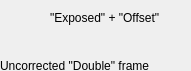
     <widget class="caFrame" name="caframe_9">
      <property name="geometry">
       <rect>
        <x>260</x>
        <y>50</y>
        <width>191</width>
        <height>71</height>
       </rect>
      </property>
      <property name="visibility">
       <enum>caFrame::Calc</enum>
      </property>
      <property name="visibilityCalc">
       <string notr="true">(A==1)</string>
      </property>
      <property name="channel" stdset="0">
       <string notr="true">$(P)$(R)DoubleMode</string>
      </property>
      <property name="channelB">
       <string notr="true"/>
      </property>
      <widget class="caGraphics" name="cagraphics_25">
       <property name="geometry">
        <rect>
         <x>10</x>
         <y>10</y>
         <width>41</width>
         <height>21</height>
        </rect>
       </property>
       <property name="foreground">
        <color>
         <red>180</red>
         <green>180</green>
         <blue>180</blue>
        </color>
       </property>
       <property name="fillstyle" stdset="0">
        <enum>caGraphics::Filled</enum>
       </property>
       <property name="lineSize">
        <number>2</number>
       </property>
       <property name="lineColor">
        <color>
         <red>180</red>
         <green>180</green>
         <blue>180</blue>
        </color>
       </property>
       <property name="form">
        <enum>caGraphics::Arrow</enum>
       </property>
       <property name="arrowSize">
        <number>20</number>
       </property>
       <property name="arrowMode">
        <enum>caGraphics::Single</enum>
       </property>
       <property name="tiltAngle">
        <number>180</number>
       </property>
      </widget>
      <widget class="caLabel" name="calabel_132">
       <property name="geometry">
        <rect>
         <x>50</x>
         <y>10</y>
         <width>111</width>
         <height>16</height>
        </rect>
       </property>
       <property name="text">
        <string>&quot;Exposed&quot; + &quot;Offset&quot;</string>
       </property>
       <property name="alignment">
        <set>Qt::AlignLeading|Qt::AlignLeft|Qt::AlignVCenter</set>
       </property>
       <property name="foreground">
        <color>
         <red>180</red>
         <green>180</green>
         <blue>180</blue>
        </color>
       </property>
       <property name="background">
        <color alpha="0">
         <red>160</red>
         <green>160</green>
         <blue>164</blue>
        </color>
       </property>
       <property name="visibility">
        <enum>caLabel::StaticV</enum>
       </property>
       <property name="visibilityCalc">
        <string notr="true"/>
       </property>
       <property name="channel" stdset="0">
        <string notr="true"/>
       </property>
       <property name="channelB">
        <string notr="true"/>
       </property>
       <property name="channelC">
        <string notr="true"/>
       </property>
      </widget>
      <widget class="caLabel" name="calabel_135">
       <property name="geometry">
        <rect>
         <x>0</x>
         <y>50</y>
         <width>181</width>
         <height>31</height>
        </rect>
       </property>
       <property name="text">
        <string>Uncorrected &quot;Double&quot; frame</string>
       </property>
       <property name="alignment">
        <set>Qt::AlignLeading|Qt::AlignLeft|Qt::AlignVCenter</set>
       </property>
       <property name="foreground">
        <color>
         <red>3</red>
         <green>180</green>
         <blue>0</blue>
        </color>
       </property>
       <property name="background">
        <color alpha="0">
         <red>160</red>
         <green>160</green>
         <blue>164</blue>
        </color>
       </property>
       <property name="visibility">
        <enum>caLabel::Calc</enum>
       </property>
       <property name="visibilityCalc">
        <string notr="true"/>
       </property>
       <property name="channel" stdset="0">
        <string notr="true"/>
       </property>
       <property name="channelB">
        <string notr="true"/>
       </property>
       <property name="buddy">
        <cstring></cstring>
       </property>
      </widget>
      <widget class="caGraphics" name="cagraphics_27">
       <property name="geometry">
        <rect>
         <x>70</x>
         <y>30</y>
         <width>51</width>
         <height>21</height>
        </rect>
       </property>
       <property name="foreground">
        <color>
         <red>180</red>
         <green>180</green>
         <blue>180</blue>
        </color>
       </property>
       <property name="fillstyle" stdset="0">
        <enum>caGraphics::Filled</enum>
       </property>
       <property name="lineSize">
        <number>2</number>
       </property>
       <property name="lineColor">
        <color>
         <red>180</red>
         <green>180</green>
         <blue>180</blue>
        </color>
       </property>
       <property name="form">
        <enum>caGraphics::Arrow</enum>
       </property>
       <property name="arrowSize">
        <number>29</number>
       </property>
       <property name="arrowMode">
        <enum>caGraphics::Single</enum>
       </property>
       <property name="tiltAngle">
        <number>270</number>
       </property>
      </widget>
     </widget>
